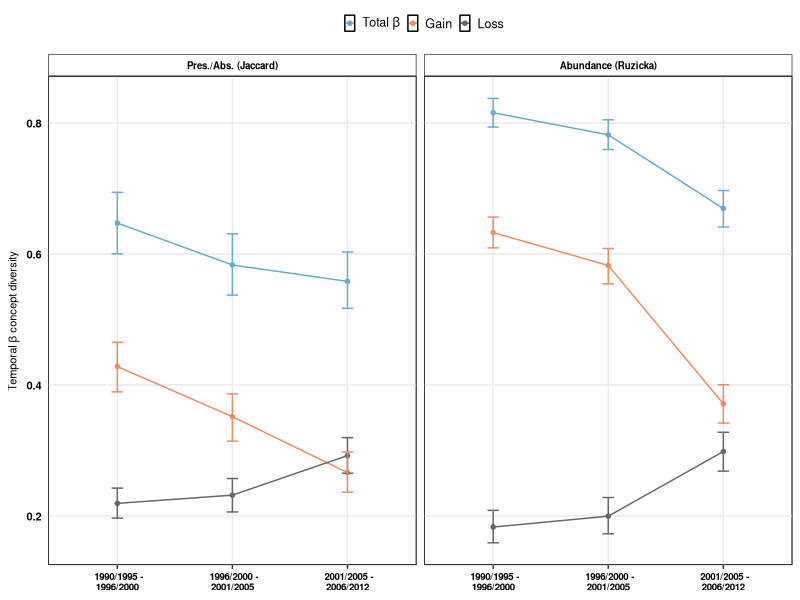

This figure's R source:
########################################
# Figures for temporal beta diversity ##
########################################

require(ggplot2)
require(dplyr)
require(reshape2)
require(rms)

###########
# Data ####
###########

tempbeta_div<-read.csv("Cleaned_Data/TemporalBetaDiv_RAstopic.csv",stringsAsFactors = FALSE)

# arrange data for figures

tempbeta_div<-melt(tempbeta_div, id.vars=c("TBI","TimeWindow","ResAreas_Orig"),measure.vars = 2:4,value.name = "Value",variable.name = "BetaDiv_Components")

tempbeta_divv<-tempbeta_div %>%
               group_by(TimeWindow,TBI,BetaDiv_Components) %>%
               do(data.frame(rbind(smean.cl.boot(.$Value, B=1000))))

tempbeta_divv$TimeWindow<-as.character(tempbeta_divv$TimeWindow)
tempbeta_divv$TimeWindow<-ifelse(tempbeta_divv$TimeWindow=="Time1_2"," 1990/1995 -\n1996/2000",tempbeta_divv$TimeWindow)
tempbeta_divv$TimeWindow<-ifelse(tempbeta_divv$TimeWindow=="Time2_3"," 1996/2000 -\n2001/2005",tempbeta_divv$TimeWindow)
tempbeta_divv$TimeWindow<-ifelse(tempbeta_divv$TimeWindow=="Time3_4"," 2001/2005 -\n2006/2012",tempbeta_divv$TimeWindow)
tempbeta_divv$TimeWindow<-as.factor(tempbeta_divv$TimeWindow)

tempbeta_divv$TimeWindow <- factor(tempbeta_divv$TimeWindow, levels = c(" 1990/1995 -\n1996/2000"," 1996/2000 -\n2001/2005"," 2001/2005 -\n2006/2012"))

tempbeta_divv$BetaDiv_Components<-factor(tempbeta_divv$BetaDiv_Components,levels=c("D","C_den","B_den"))

tempbeta_divv$TBI<-as.factor(tempbeta_divv$TBI)
levels(tempbeta_divv$TBI)[levels(tempbeta_divv$TBI)=="Jaccard"] <- "Pres./Abs. (Jaccard)"
levels(tempbeta_divv$TBI)[levels(tempbeta_divv$TBI)=="Ruzicka"]   <- "Abundance (Ruzicka)"

# figure

bb<-ggplot(data=tempbeta_divv,aes(x=TimeWindow,y=Mean,group=BetaDiv_Components,colour=BetaDiv_Components))+
  geom_point(shape=20,size=2) +
  geom_errorbar(data=tempbeta_divv,aes(ymin=Lower,ymax=Upper),width=0.1)+
  geom_line(size=0.5)+
  scale_colour_manual(name="",labels=c("B_den"="Loss","C_den"= "Gain","D"= expression(paste("Total ",beta))),
                      values = c("D"="#67a9cf","C_den" = "#ef8a62","B_den" ="gray40"))+
  labs(x = "", y = expression(paste("Temporal ",beta," concept diversity")))+
  facet_wrap(.~TBI)

TempBetaDiv<-bb+ theme_bw()+theme(axis.title.x=element_blank(),
                              axis.title.y=element_text(colour="black",face=c("bold"),size=8),
                              axis.text.y=element_text(colour="black",face="bold",size=8),
                              axis.text.x=element_text(colour="black",face="bold",size=7),
                              axis.ticks.y=element_line(colour="transparent"),
                              legend.background=element_rect(fill="transparent"),
                              legend.key=element_rect(fill="transparent"),legend.key.size = unit(0.25, "cm"),
                              legend.text=element_text(size=9),
                              legend.text.align = 0.5,
                              legend.position="top",legend.direction="horizontal",
                              strip.background = element_rect(fill="transparent"),
                              strip.text = element_text(colour="black",face="bold",size=7),
                              panel.background =element_rect(fill="transparent",colour="black"),panel.grid.minor=element_blank())


png(filename="Figures/Integr_TempBetaDiv.png", 
    type="cairo",
    units="in", 
    width=6, 
    height=4,  
    pointsize=2, 
    res=1000)

TempBetaDiv

dev.off()
